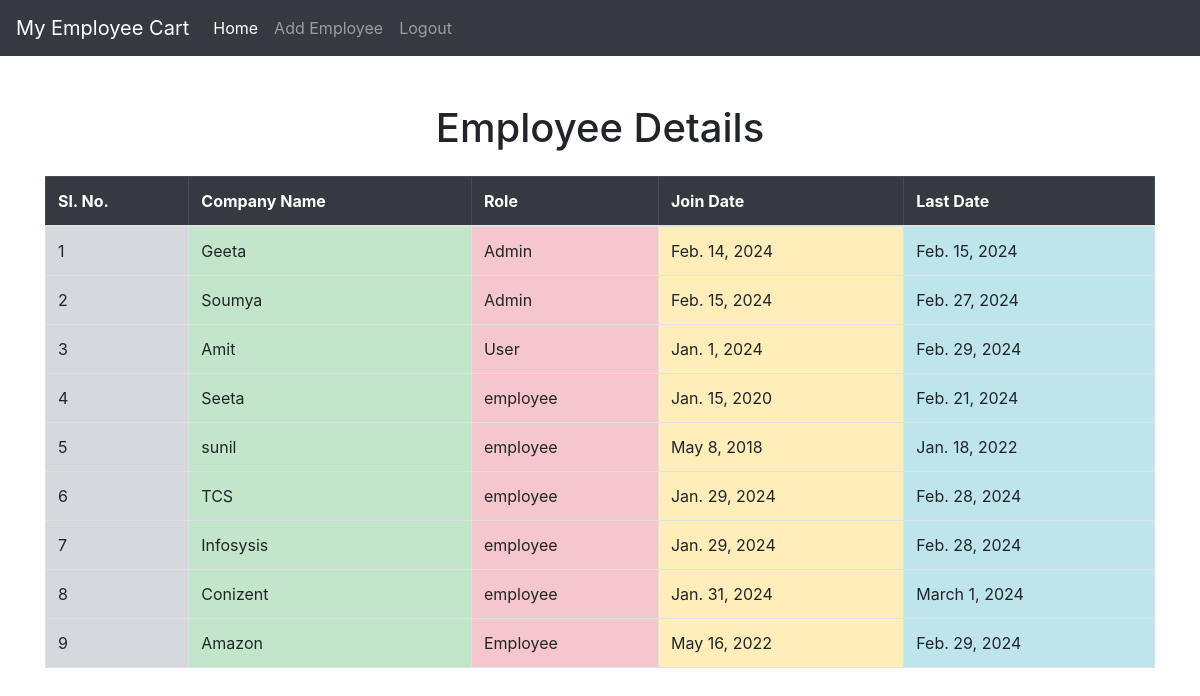
Screenshot of /emp/show/ with the database file from the repository.
### empdata/models.py (models this page shows, shortened)
class EmployeeInfo(models.Model):
  sl_id = models.AutoField(primary_key= True)
  company_name= models.CharField(max_length=100, default="")
  role= models.CharField(max_length=50, default="")
  date_of_join =  models.DateField()
  last_date =     models.DateField(default='Test',null=True,blank=True)

### empdata/views.py (the view)
# urls.py: path("show/", views.showEmployee, name="ShowHome"),
def showEmployee(request):
  mydata = EmployeeInfo.objects.all()
  for i in mydata:
    print(i.company_name)
    print(i.role)
    data={
      'mydata':mydata
    }
  return render(request,"shop/showemployee.html",data)

### empdata/templates/shop/showemployee.html (shortened to what this page needs)
{% extends "shop/base.html" %}
{% block body %}
{% load static %}
<div class="container my-5">
  <h1 class="text-center my-4">Employee Details</h1>
  <table class="table table-hover table-bordered">
      <thead class="table-dark">
        <tr>
          <th scope="col">Sl. No.</th>
          <th scope="col">Company Name</th>
          <th scope="col">Role</th>
          <th scope="col">Join Date</th>
          <th scope="col">Last Date</th>
        </tr>
      </thead>
      <tbody>
        {% for data in mydata %}
        <tr tclass="table-primary" >
          <td  class="table-secondary">{{data.sl_id}}</td>
          <td class="table-success">{{data.company_name}} </td>
          <td  class="table-danger">{{data.role}}</td>
          <td class="table-warning" >{{data.date_of_join}} </td>
          <td class="table-info" >{{data.last_date}} </td>
        </tr>
        {% endfor %}
      </tbody>
    </table>
 </div>
{% endblock %}

### empdata/templates/shop/base.html (shortened to what this page needs)
<!doctype html>
<html lang="en">
  <head>
    <link rel="stylesheet" href="https://stackpath.bootstrapcdn.com/bootstrap/4.2.1/css/bootstrap.min.css">
  </head>
  <body>
    <nav class="navbar  navbar-expand-lg navbar-dark bg-dark">
  <a class="navbar-brand" href="/shop">My Employee Cart</a>
  <div class="collapse navbar-collapse" id="navbarSupportedContent">
    <ul class="navbar-nav mr-auto">
      <li class="nav-item active">
        <a class="nav-link" href="/emp/show">Home <span class="sr-only">(current)</span></a>
      </li>
      <li class="nav-item">
        <a class="nav-link" href="/emp/add">Add Employee</a>
      </li>
       <li class="nav-item">
        <a class="nav-link" href="/">Logout</a>
      </li>
    </ul>
</nav>
  {% block body %} {% endblock %}
  </body>
</html>

### rows the page displays
EmployeeInfo: sl_id "1", company_name "Geeta", role "Admin", date_of_join "Feb. 14, 2024", last_date "Feb. 15, 2024"
EmployeeInfo: sl_id "2", company_name "Soumya", role "Admin", date_of_join "Feb. 15, 2024", last_date "Feb. 27, 2024"
EmployeeInfo: sl_id "3", company_name "Amit", role "User", date_of_join "Jan. 1, 2024", last_date "Feb. 29, 2024"
EmployeeInfo: sl_id "4", company_name "Seeta", role "employee", date_of_join "Jan. 15, 2020", last_date "Feb. 21, 2024"
EmployeeInfo: sl_id "5", company_name "sunil", role "employee", date_of_join "May 8, 2018", last_date "Jan. 18, 2022"
EmployeeInfo: sl_id "6", company_name "TCS", role "employee", date_of_join "Jan. 29, 2024", last_date "Feb. 28, 2024"
EmployeeInfo: sl_id "7", company_name "Infosysis", role "employee", date_of_join "Jan. 29, 2024", last_date "Feb. 28, 2024"
EmployeeInfo: sl_id "8", company_name "Conizent", role "employee", date_of_join "Jan. 31, 2024", last_date "March 1, 2024"
EmployeeInfo: sl_id "9", company_name "Amazon", role "Employee", date_of_join "May 16, 2022", last_date "Feb. 29, 2024"
